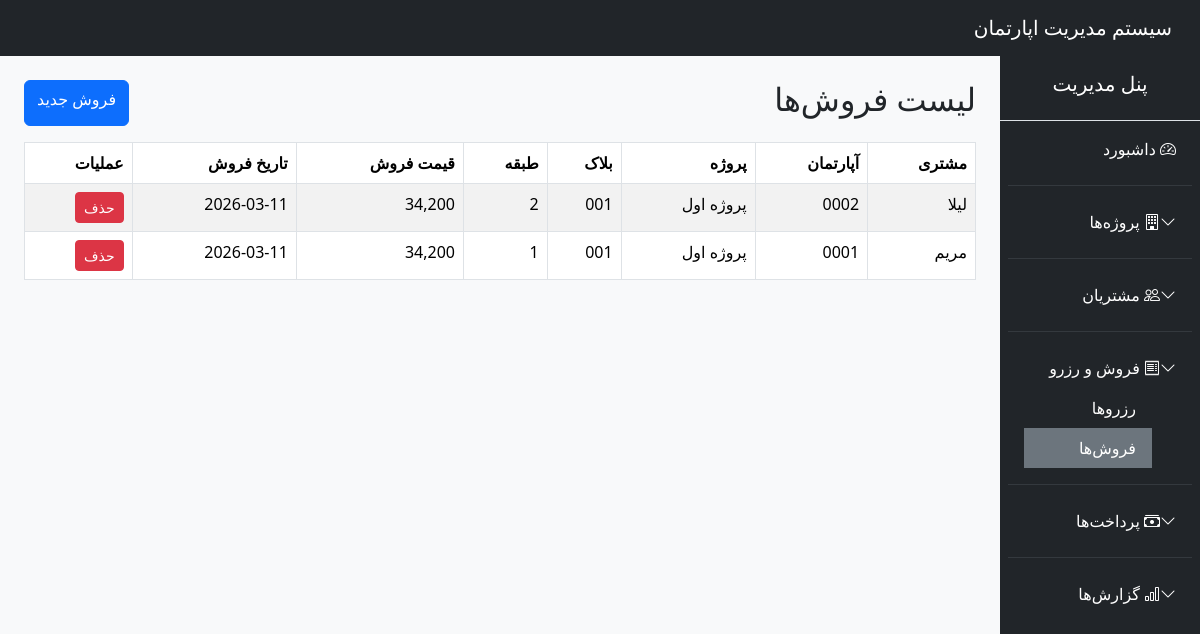
Page /public/?route=ownerships (signed in) on the committed database.
### tables this page shows
CREATE TABLE `ownerships` (
  `id` int(11) NOT NULL,
  `apartment_id` int(11) NOT NULL,
  `customer_id` int(11) NOT NULL,
  `sale_price` decimal(15,2) DEFAULT NULL,
  `sale_date` date DEFAULT NULL
);

CREATE TABLE `customers` (
  `id` int(11) NOT NULL,
  `full_name` varchar(100) NOT NULL,
  `phone` varchar(50) DEFAULT NULL,
  `email` varchar(100) DEFAULT NULL,
  `national_id` varchar(50) DEFAULT NULL,
  `created_at` timestamp NOT NULL DEFAULT current_timestamp()
);

CREATE TABLE `apartments` (
  `id` int(11) NOT NULL,
  `floor_id` int(11) NOT NULL,
  `apartment_number` varchar(50) NOT NULL,
  `area` float DEFAULT NULL,
  `rooms` int(11) DEFAULT NULL,
  `status` enum('COMPLETED','UNDER_CONSTRUCTION','NOT_STARTED') NOT NULL,
  `base_price` decimal(15,2) DEFAULT NULL,
  `estimated_total_cost` decimal(15,2) DEFAULT NULL,
  `spent_cost` decimal(15,2) DEFAULT 0.00,
  `created_at` timestamp NOT NULL DEFAULT current_timestamp()
);

CREATE TABLE `projects` (
  `id` int(11) NOT NULL,
  `name` varchar(100) NOT NULL,
  `location` varchar(255) DEFAULT NULL,
  `description` text DEFAULT NULL,
  `created_at` timestamp NOT NULL DEFAULT current_timestamp(),
  `status` enum('ACTIVE','INACTIVE','COMPLETED') NOT NULL DEFAULT 'ACTIVE'
);

CREATE TABLE `blocks` (
  `id` int(11) NOT NULL,
  `project_id` int(11) NOT NULL,
  `name` varchar(50) NOT NULL,
  `floors_count` int(11) NOT NULL
);

CREATE TABLE `floors` (
  `id` int(11) NOT NULL,
  `block_id` int(11) NOT NULL,
  `floor_number` int(11) NOT NULL
);

### app/core/Controller.php (called while the page is built, shortened)
<?php
class Controller {
    protected function view($view, $data = []) {
        extract($data);
        require "../app/views/$view.php";
    }
    protected function model($model) {
        return new $model;
    }
}

### app/controllers/OwnershipController.php (called while the page is built, shortened)
<?php
class OwnershipController extends Controller
{
    public function index()
    {
        $ownershipModel = $this->model("Ownership");
        $ownerships = $ownershipModel->all();
        $this->view("ownerships/index", compact('ownerships', 'page_title'));
    }
}

### public/index.php (called while the page is built, shortened)
<?php
require_once "../app/core/Database.php";
require_once "../app/core/Controller.php";
require_once "../app/core/Model.php";
require_once "../routes/web.php";

### config/config.php (called while the page is built)
<?php
return [
    'db' => [
        'host' => 'localhost',
        'dbname' => 'apartment_system',
        'user' => 'root',
        'pass' => ''
    ]
];

### app/core/Database.php (called while the page is built, shortened)
<?php
class Database {
    private static $instance = null;
    private function __construct() {
        $config = require __DIR__ . '/../../config/config.php';
        $dsn = "mysql:host={$config['db']['host']};dbname={$config['db']['dbname']};charset=utf8mb4";
        try {
            $this->pdo = new PDO($dsn, $config['db']['user'], $config['db']['pass']);
        } catch (PDOException $e) {
            die("DB Connection Failed: " . $e->getMessage());
        }
    }
    public static function connect() {
        if (self::$instance === null) {
            self::$instance = new Database();
        }
        return self::$instance->pdo;
    }
}

### app/core/Model.php (called while the page is built, shortened)
<?php
class Model {
    public function __construct() {
        $this->db = Database::connect();
    }
}

### app/models/Ownership.php (called while the page is built, shortened)
<?php
class Ownership extends Model
{
    public function all()
    {
        $sql = "SELECT o.*,
                       c.full_name AS customer_name,
                       a.apartment_number,
                       f.floor_number,
                       b.name AS block_name,
                       p.name AS project_name
                FROM ownerships o
                JOIN customers c ON o.customer_id = c.id
                JOIN apartments a ON o.apartment_id = a.id
                JOIN floors f ON a.floor_id = f.id
                JOIN blocks b ON f.block_id = b.id
                JOIN projects p ON b.project_id = p.id
                ORDER BY o.id DESC";
        return $this->db->query($sql)->fetchAll(PDO::FETCH_ASSOC);
    }
}

### app/views/ownerships/index.php (the view)
<?php require "../app/views/layouts/header.php"; ?>
<?php require "../app/views/layouts/sidebar.php"; ?>
<div class="d-flex justify-content-between mb-3">
    <h2>لیست فروش‌ها</h2>
    <a href="/apartment_system/public/?route=ownerships_create" class="btn btn-primary">فروش جدید</a>
</div>
<table class="table table-bordered table-striped">
    <thead>
        <tr>
            <th>مشتری</th>
            <th>آپارتمان</th>
            <th>پروژه</th>
            <th>بلاک</th>
            <th>طبقه</th>
            <th>قیمت فروش</th>
            <th>تاریخ فروش</th>
            <th>عملیات</th>
        </tr>
    </thead>
    <tbody>
    <?php foreach ($ownerships as $o): ?>
        <tr>
            <td><?= $o['customer_name'] ?></td>
            <td><?= $o['apartment_number'] ?></td>
            <td><?= $o['project_name'] ?></td>
            <td><?= $o['block_name'] ?></td>
            <td><?= $o['floor_number'] ?></td>
            <td><?= number_format($o['sale_price']) ?></td>
            <td><?= $o['sale_date'] ?></td>
            <td>
                <a href="/apartment_system/public/?route=ownerships_delete&id=<?= $o['id'] ?>"
                   class="btn btn-danger btn-sm"
                   onclick="return confirm('حذف شود؟')">حذف</a>
            </td>
        </tr>
    <?php endforeach; ?>
    </tbody>
</table>
<?php require "../app/views/layouts/footer.php"; ?>

### rows in the picture
ownerships: customer.full_name "لیلا", apartment.apartment_number "0002", projects.name "پروژه اول", blocks.name "001", floors.floor_number "2", sale_price "34,200", sale_date "2026-03-11"
ownerships: customer.full_name "مریم", apartment.apartment_number "0001", projects.name "پروژه اول", blocks.name "001", floors.floor_number "1", sale_price "34,200", sale_date "2026-03-11"
